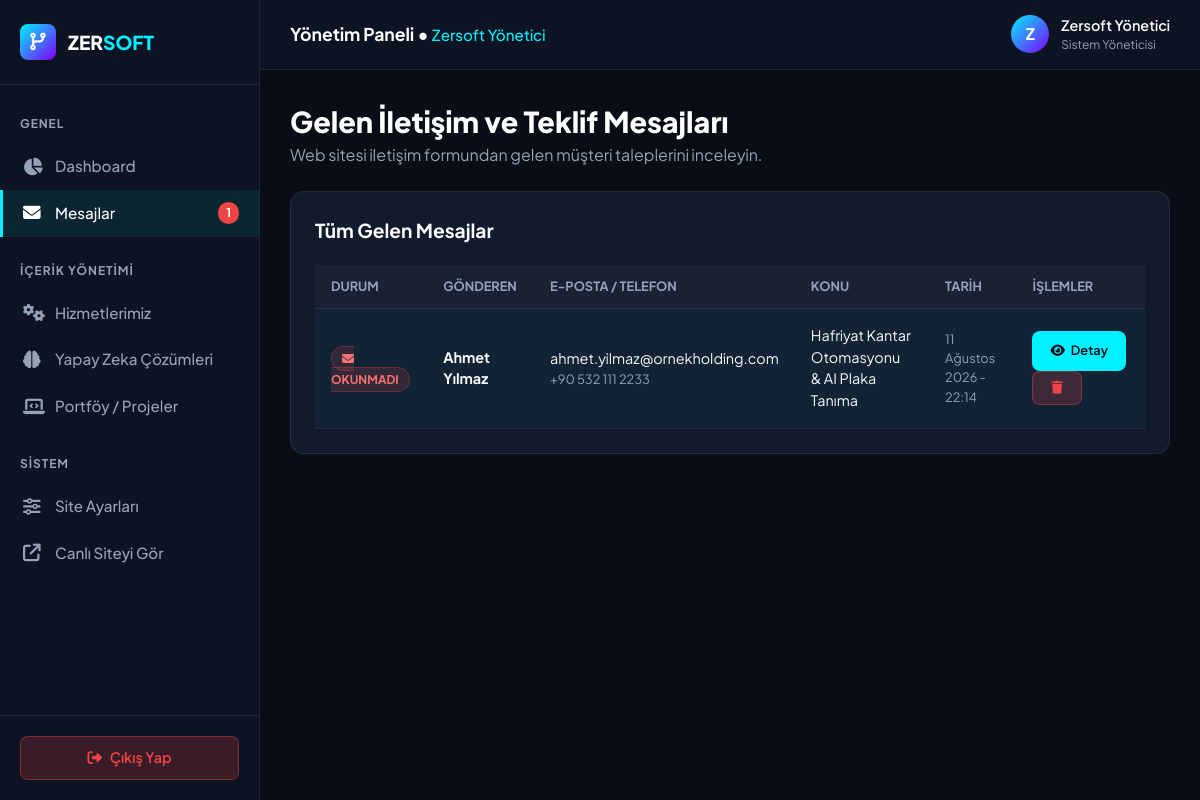
Page /admin/messages.php (signed in) on the committed database.
### tables this page shows
CREATE TABLE IF NOT EXISTS `messages` (
  `id` INT AUTO_INCREMENT PRIMARY KEY,
  `full_name` VARCHAR(100) NOT NULL,
  `email` VARCHAR(100) NOT NULL,
  `phone` VARCHAR(30) DEFAULT '',
  `subject` VARCHAR(150) NOT NULL,
  `message` TEXT NOT NULL,
  `status` VARCHAR(20) DEFAULT 'unread',
  `created_at` DATETIME DEFAULT CURRENT_TIMESTAMP
);

### includes/functions.php (called while the page is built, shortened)
<?php
function sanitize($data) {
    return htmlspecialchars(trim((string)$data), ENT_QUOTES, 'UTF-8');
}
function generateCSRFToken() {
    return $_SESSION['csrf_token'];
}
function formatDate($dateString) {
    $timestamp = strtotime($dateString);
    $months = [
        1 => 'Ocak', 2 => 'Şubat', 3 => 'Mart', 4 => 'Nisan',
        5 => 'Mayıs', 6 => 'Haziran', 7 => 'Temmuz', 8 => 'Ağustos',
        9 => 'Eylül', 10 => 'Ekim', 11 => 'Kasım', 12 => 'Aralık'
    ];
    $day = date('d', $timestamp);
    $month = $months[(int)date('m', $timestamp)];
    $year = date('Y', $timestamp);
    $time = date('H:i', $timestamp);
    return "$day $month $year - $time";
}

### admin/messages.php (the view, shortened to what this page needs)
<?php
require_once __DIR__ . '/header.php';
global $db;
$messages = $db->query("SELECT * FROM messages ORDER BY id DESC")->fetchAll();
?>
<div style="margin-bottom: 24px;">
  <h1 style="font-size: 1.8rem; font-weight: 800; color: #fff;">Gelen İletişim ve Teklif Mesajları</h1>
  <p style="color: var(--admin-text-muted);">Web sitesi iletişim formundan gelen müşteri taleplerini inceleyin.</p>
</div>
<div class="card-panel">
  <div class="panel-title" style="margin-bottom: 20px;">Tüm Gelen Mesajlar</div>
  <?php if (empty($messages)): ?>
    <div style="padding: 30px; text-align: center; color: var(--admin-text-muted);">Henüz mesaj bulunmuyor.</div>
  <?php else: ?>
    <table class="admin-table">
      <thead>
        <tr>
          <th>Durum</th>
          <th>Gönderen</th>
          <th>E-Posta / Telefon</th>
          <th>Konu</th>
          <th>Tarih</th>
          <th>İşlemler</th>
        </tr>
      </thead>
      <tbody>
        <?php foreach ($messages as $msg): ?>
          <tr style="<?php echo $msg['status'] === 'unread' ? 'background: rgba(0, 242, 254, 0.04);' : ''; ?>">
            <td>
              <?php if ($msg['status'] === 'unread'): ?>
                <span class="status-badge badge-unread"><i class="fa-solid fa-envelope"></i> Okunmadı</span>
              <?php else: ?>
                <span class="status-badge badge-read"><i class="fa-solid fa-envelope-open"></i> Okundu</span>
              <?php endif; ?>
            </td>
            <td><strong><?php echo sanitize($msg['full_name']); ?></strong></td>
            <td>
              <div><?php echo sanitize($msg['email']); ?></div>
              <div style="font-size: 0.8rem; color: var(--admin-text-muted);"><?php echo sanitize($msg['phone']); ?></div>
            </td>
            <td><?php echo sanitize($msg['subject']); ?></td>
            <td style="font-size: 0.8rem; color: var(--admin-text-muted);"><?php echo formatDate($msg['created_at']); ?></td>
            <td>
              <a href="messages.php?id=<?php echo $msg['id']; ?>" class="btn-admin-primary btn-sm"><i class="fa-solid fa-eye"></i> Detay</a>
              <a href="messages.php?action=delete&id=<?php echo $msg['id']; ?>&csrf=<?php echo generateCSRFToken(); ?>" onclick="return confirm('Silmek istiyor musunuz?');" class="btn-admin-primary btn-sm btn-danger"><i class="fa-solid fa-trash"></i></a>
            </td>
          </tr>
        <?php endforeach; ?>
      </tbody>
    </table>
  <?php endif; ?>
</div>
</main>
</body>
</html>

### assets/css/admin.css (style rules this page uses)
:root { --admin-bg: #090d16; --admin-sidebar-bg: #0d1322; --admin-card-bg: #121a2d; --admin-border: rgba(255, 255, 255, 0.08); --admin-accent: #00f2fe; --admin-purple: #7f00ff; --admin-text: #f8fafc; --admin-text-muted: #94a3b8; --admin-danger: #ef4444; --admin-success: #10b981; --admin-warning: #f59e0b; }
*, *::before, *::after { box-sizing: border-box; margin: 0; padding: 0; }
body { background-color: var(--admin-bg); color: var(--admin-text); font-family: 'Plus Jakarta Sans', sans-serif; line-height: 1.5; display: flex; min-height: 100vh; }
a { color: inherit; text-decoration: none; }
.card-panel { background: var(--admin-card-bg); border: 1px solid var(--admin-border); border-radius: 14px; padding: 24px; margin-bottom: 30px; }
.panel-title { font-size: 1.2rem; font-weight: 700; color: #fff; }
.admin-table { width: 100%; border-collapse: collapse; text-align: left; }
.admin-table th { padding: 12px 16px; background: rgba(255, 255, 255, 0.03); color: var(--admin-text-muted); font-size: 0.8rem; font-weight: 700; text-transform: uppercase; border-bottom: 1px solid var(--admin-border); }
.admin-table td { padding: 16px; border-bottom: 1px solid var(--admin-border); font-size: 0.9rem; vertical-align: middle; }
.btn-sm { padding: 6px 12px; font-size: 0.8rem; border-radius: 6px; }
.btn-admin-primary { background: var(--admin-accent); color: #040914; font-weight: 600; border: none; cursor: pointer; display: inline-flex; align-items: center; gap: 6px; padding: 10px 18px; border-radius: 8px; transition: all 0.2s; }
.btn-danger { background: rgba(239, 68, 68, 0.2); color: var(--admin-danger); border: 1px solid rgba(239, 68, 68, 0.4); }
.status-badge { padding: 4px 10px; border-radius: 20px; font-size: 0.75rem; font-weight: 700; text-transform: uppercase; }
.badge-unread { background: rgba(239, 68, 68, 0.15); color: #f87171; border: 1px solid rgba(239, 68, 68, 0.3); }
::placeholder { color: #64748b !important; opacity: 1; }

### rows in the picture
messages: status "unread" (drawn), full_name "Ahmet Yılmaz", email "ahmet.yilmaz@ornekholding.com", phone "+90 532 111 2233", subject "Hafriyat Kantar Otomasyonu & AI Plaka Tanıma", created_at "11 Ağustos 2026 - 22:14"

### other values in the picture
$unreadMessagesCount "1"
$_SESSION['admin_user_name'] "Zersoft Yönetici"
substr($_SESSION['admin_user_name'] ?? 'A', 0, 1) "Z"
